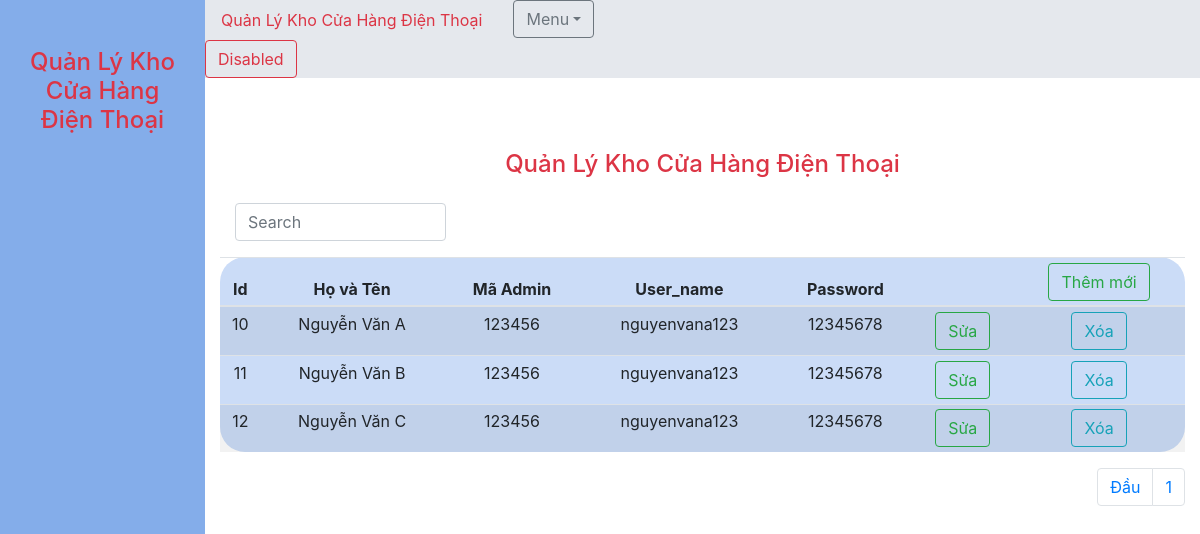
The page /QLkhoCHDT/index.php on the database its author committed.
### tables this page shows
CREATE TABLE `quanlykhochdt` (
  `Id` int(11) NOT NULL,
  `HoVaTen` varchar(50) NOT NULL,
  `MaAdmin` varchar(20) NOT NULL,
  `User_name` varchar(100) NOT NULL,
  `Password` varchar(100) NOT NULL
);

### QLkhoCHDT/ListAdmin.php (called while the page is built, shortened)
<?php
$ListAdmin=array();
$limit=3;
$offset=isset($_GET["offset"])?(int)$_GET["offset"]:0;
$sql="Select Id,HoVaTen,MaAdmin,User_name,Password From quanlykhochdt limit $offset,$limit";
$result=$conn->query($sql);
$sql = "SELECT * from quanlykhochdt";
if ($result = mysqli_query($conn, $sql))
{
    $totalRecord = mysqli_num_rows( $result );
}
?>

### QLkhoCHDT/ShowAdmin.php (the view, shortened to what this page needs)
<!DOCTYPE html>
<html lang="en">
<head>
    <link rel="stylesheet" href="QLkhoCHDT.css">
    <link rel="stylesheet" href="https://cdn.jsdelivr.net/npm/bootstrap@4.6.2/dist/css/bootstrap.min.css">
</head>
<body>
    <div class="row">
        <div class="col-sm-2 text-center pt-5">
            <h4 class="col-sm text-danger">Quản Lý Kho Cửa Hàng Điện Thoại</h4>
        </div>
        <div class="col-sm-10">
            <div class="menu">
                <ul class="nav nav-pills">
                    <li class="nav-item">
                        <a class="nav-link text-danger" href="#">Quản Lý Kho Cửa Hàng Điện Thoại</a>
                    </li>
                    <li class="nav-item dropdown col-sm-1">
                        <a class="dropdown-toggle text-secondary btn btn-outline-secondary" data-toggle="dropdown" href="">Menu</a>
                    </li>
                    <li class="col-sm-7"></li>
                    <li class="nav-item">
                        <a class="btn btn-outline-danger" onclick="return confirm('Bạn chắc chắn muốn thoát!');" href="/code/index.php">Disabled</a>
                    </li>
                </ul>
            </div>
            <div class="text-center text-danger pt-5 my-4">
                <h4>Quản Lý Kho Cửa Hàng Điện Thoại</h4>
            </div>
            <div class="container">
                <div class="input-group mb-3 col-sm-3">
                    <input type="text" class="form-control" id="myInput" placeholder="Search">
                </div>
                <table class="table table-striped table-hover table-sm text-center">
                    <thead>
                        <tr>
                            <th>Id</th>
                            <th>Họ và Tên</th>
                            <th>Mã Admin</th>
                            <th>User_name</th>
                            <th>Password</th>
                            <th></th>
                            <th><a class="btn btn-outline-success" href="FromAddmewAdmin.php">Thêm mới</a></th>
                        </tr>
                    </thead>
                    <tbody class="myTable">
                        <?php foreach ($ListAdmin as $Admin) { ?>
                            <tr>
                                <td><?php echo $Admin["Id"] ?></td>
                                <td><?php echo $Admin["HoVaTen"] ?></td>
                                <td><?php echo $Admin["MaAdmin"] ?></td>
                                <td><?php echo $Admin["User_name"] ?></td>
                                <td><?php echo $Admin["Password"] ?></td>
                                <td><a class="btn btn-outline-success" href="/code/QLkhoCHDT/index.php?action=update&Id=<?php echo $Admin["Id"] ?>">Sửa</a></td>
                                <td><a class="btn btn-outline-info" onclick="return confirm('Bạn có muốn xóa dữ liệu không!');" href="/code/QLkhoCHDT/index.php?action=delete&Id=<?php echo $Admin["Id"] ?> ">Xóa</a></td>
                            </tr>
                        <?php } ?>
                    </tbody>
                </table>
                <?php
                include'./sotrang.php';
                ?>
            </div>
        </div>
    </div>
</body>
</html>

### QLkhoCHDT/index.php (shortened to what this page needs)
<!doctype html>
<?php
require_once "MysqliConnection.php";
$action="";
require_once "ListAdmin.php";
?>
<html lang="vi">
<head>
    <link rel="stylesheet" href="/bai1/assets/css/bootstrap-4.6.2-dist/bootstrap-4.6.2-dist/css/bootstrap.min.css">
</head>
<body>
    <?php include "./body.php"?>
</body>
</html>

### QLkhoCHDT/body.php (shortened to what this page needs)
<div class="row">
    <div class="col-md-12">
        <?php
        switch ($action){
            default:
                include $RootPath."/ShowAdmin.php";
        }
        ?>
    </div>
</div>

### QLkhoCHDT/sotrang.php (shortened to what this page needs)
<ul class="pagination justify-content-end">
<?php if ($limit > 1) {
        $prev_pare = $limit - 1 ?>
        <li class="page-item"><a class="page-link" href="?per-page = <?= $limit ?> & page = <?= $prev_pare ?>">Đầu</a>
        </li>
    <?php } ?>
    <?php for ($i = 1; $i <= $totalRecord / $limit; $i++) { ?>
        <?php
        $offset = ($i - 1) * $limit;
        ?>
        <li class="page-item"><a class="page-link" href="/code/QLkhoCHDT/index.php?offset=<?php echo $offset ?>"><?php echo $i ?></a></li>
    <?php } ?>
</ul>

### QLkhoCHDT/QLkhoCHDT.css (style rules this page uses)
.table { border-radius: 25px; background-color: rgba(203, 220, 247, 1); }
.col-sm-2 { height: 730px; background-color: rgba(132, 173, 234, 1); left: 15px; }
.menu { background-color: rgb(229, 232, 237); }

### rows shown on the page
quanlykhochdt: Id "10", HoVaTen "Nguyễn Văn A", MaAdmin "123456", User_name "nguyenvana123", Password "12345678"
quanlykhochdt: Id "11", HoVaTen "Nguyễn Văn B", MaAdmin "123456", User_name "nguyenvana123", Password "12345678"
quanlykhochdt: Id "12", HoVaTen "Nguyễn Văn C", MaAdmin "123456", User_name "nguyenvana123", Password "12345678"
